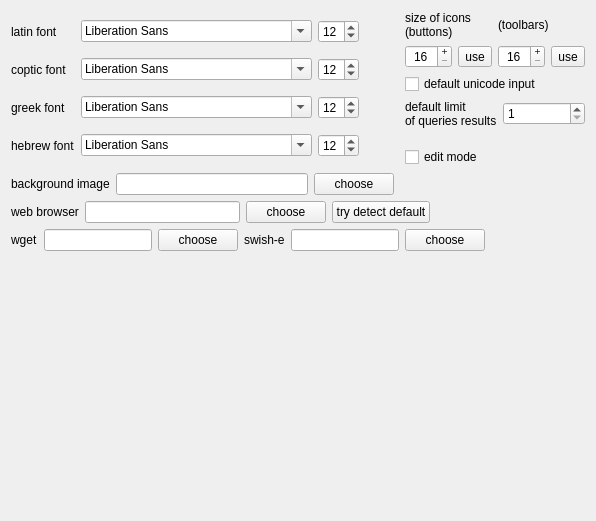
     <widget class="QWidget" name="tab_3">
      <property name="enabled">
       <bool>true</bool>
      </property>
      <attribute name="title">
       <string>general</string>
      </attribute>
      <layout class="QVBoxLayout" name="verticalLayout_2">
       <item>
        <layout class="QHBoxLayout" name="horizontalLayout_18">
         <item>
          <layout class="QGridLayout" name="gridLayout">
           <item row="0" column="0">
            <widget class="QLabel" name="label_10">
             <property name="text">
              <string>latin font</string>
             </property>
            </widget>
           </item>
           <item row="0" column="1">
            <widget class="QFontComboBox" name="cmbLatinFont"/>
           </item>
           <item row="0" column="2">
            <widget class="QSpinBox" name="spnLatinFontSize">
             <property name="minimum">
              <number>1</number>
             </property>
             <property name="value">
              <number>12</number>
             </property>
            </widget>
           </item>
           <item row="1" column="0">
            <widget class="QLabel" name="label">
             <property name="text">
              <string>coptic font</string>
             </property>
            </widget>
           </item>
           <item row="1" column="1">
            <widget class="QFontComboBox" name="cmbCoptFont"/>
           </item>
           <item row="1" column="2">
            <widget class="QSpinBox" name="spnCoptFontSize">
             <property name="minimum">
              <number>1</number>
             </property>
             <property name="value">
              <number>12</number>
             </property>
            </widget>
           </item>
           <item row="2" column="0">
            <widget class="QLabel" name="label_8">
             <property name="text">
              <string>greek font</string>
             </property>
            </widget>
           </item>
           <item row="2" column="1">
            <widget class="QFontComboBox" name="cmbGrkFont"/>
           </item>
           <item row="2" column="2">
            <widget class="QSpinBox" name="spnGrkFontSize">
             <property name="minimum">
              <number>1</number>
             </property>
             <property name="value">
              <number>12</number>
             </property>
            </widget>
           </item>
           <item row="3" column="0">
            <widget class="QLabel" name="label_9">
             <property name="text">
              <string>hebrew font</string>
             </property>
            </widget>
           </item>
           <item row="3" column="1">
            <widget class="QFontComboBox" name="cmbHebrewFont"/>
           </item>
           <item row="3" column="2">
            <widget class="QSpinBox" name="spnHebrewFontSize">
             <property name="minimum">
              <number>1</number>
             </property>
             <property name="value">
              <number>12</number>
             </property>
            </widget>
           </item>
          </layout>
         </item>
         <item>
          <spacer name="horizontalSpacer_3">
           <property name="orientation">
            <enum>Qt::Horizontal</enum>
           </property>
           <property name="sizeHint" stdset="0">
            <size>
             <width>40</width>
             <height>20</height>
            </size>
           </property>
          </spacer>
         </item>
         <item>
          <layout class="QVBoxLayout" name="verticalLayout">
           <item>
            <layout class="QGridLayout" name="gridLayout_3">
             <item row="0" column="0">
              <widget class="QLabel" name="label_28">
               <property name="text">
                <string>size of icons
(buttons)</string>
               </property>
              </widget>
             </item>
             <item row="0" column="1">
              <widget class="QLabel" name="label_29">
               <property name="text">
                <string>(toolbars)</string>
               </property>
              </widget>
             </item>
             <item row="1" column="0">
              <layout class="QHBoxLayout" name="horizontalLayout_4">
               <item>
                <widget class="QSpinBox" name="spnIcSize">
                 <property name="alignment">
                  <set>Qt::AlignCenter</set>
                 </property>
                 <property name="buttonSymbols">
                  <enum>QAbstractSpinBox::PlusMinus</enum>
                 </property>
                 <property name="minimum">
                  <number>16</number>
                 </property>
                 <property name="maximum">
                  <number>512</number>
                 </property>
                 <property name="value">
                  <number>16</number>
                 </property>
                </widget>
               </item>
               <item>
                <widget class="QToolButton" name="btUseIcSize">
                 <property name="text">
                  <string>use</string>
                 </property>
                </widget>
               </item>
              </layout>
             </item>
             <item row="1" column="1">
              <layout class="QHBoxLayout" name="horizontalLayout_17">
               <item>
                <widget class="QSpinBox" name="spnIcSizeT">
                 <property name="alignment">
                  <set>Qt::AlignCenter</set>
                 </property>
                 <property name="buttonSymbols">
                  <enum>QAbstractSpinBox::PlusMinus</enum>
                 </property>
                 <property name="minimum">
                  <number>16</number>
                 </property>
                 <property name="maximum">
                  <number>512</number>
                 </property>
                 <property name="value">
                  <number>16</number>
                 </property>
                </widget>
               </item>
               <item>
                <widget class="QToolButton" name="btUseIcSizeT">
                 <property name="text">
                  <string>use</string>
                 </property>
                </widget>
               </item>
              </layout>
             </item>
            </layout>
           </item>
           <item>
            <widget class="QCheckBox" name="cbDefaultInput">
             <property name="text">
              <string>default unicode input</string>
             </property>
            </widget>
           </item>
           <item>
            <layout class="QHBoxLayout" name="horizontalLayout_6">
             <item>
              <widget class="QLabel" name="label_12">
               <property name="text">
                <string>default limit
of queries results</string>
               </property>
              </widget>
             </item>
             <item>
              <widget class="QSpinBox" name="spnQueryLimit">
               <property name="minimum">
                <number>1</number>
               </property>
               <property name="maximum">
                <number>99999</number>
               </property>
              </widget>
             </item>
            </layout>
           </item>
           <item>
            <spacer name="verticalSpacer_6">
             <property name="orientation">
              <enum>Qt::Vertical</enum>
             </property>
             <property name="sizeHint" stdset="0">
              <size>
               <width>17</width>
               <height>13</height>
              </size>
             </property>
            </spacer>
           </item>
           <item>
            <widget class="QCheckBox" name="cbCopticEditable">
             <property name="toolTip">
              <string>some special menu items and functions will be enabled in whole application, some of them requires restart of Marcion</string>
             </property>
             <property name="text">
              <string>edit mode</string>
             </property>
            </widget>
           </item>
          </layout>
         </item>
        </layout>
       </item>
       <item>
        <layout class="QHBoxLayout" name="horizontalLayout_7">
         <item>
          <widget class="QLabel" name="label_17">
           <property name="text">
            <string>background image</string>
           </property>
          </widget>
         </item>
         <item>
          <widget class="QLineEdit" name="txtBkg"/>
         </item>
         <item>
          <widget class="QPushButton" name="btBkg">
           <property name="text">
            <string>choose</string>
           </property>
          </widget>
         </item>
         <item>
          <spacer name="horizontalSpacer_6">
           <property name="orientation">
            <enum>Qt::Horizontal</enum>
           </property>
           <property name="sizeHint" stdset="0">
            <size>
             <width>40</width>
             <height>20</height>
            </size>
           </property>
          </spacer>
         </item>
        </layout>
       </item>
       <item>
        <layout class="QHBoxLayout" name="horizontalLayout_16">
         <item>
          <widget class="QLabel" name="label_27">
           <property name="text">
            <string>web browser</string>
           </property>
          </widget>
         </item>
         <item>
          <widget class="QLineEdit" name="txtDefaultBrowser"/>
         </item>
         <item>
          <widget class="QPushButton" name="btBrowser">
           <property name="text">
            <string>choose</string>
           </property>
          </widget>
         </item>
         <item>
          <widget class="QPushButton" name="btDefBr">
           <property name="text">
            <string>try detect default</string>
           </property>
          </widget>
         </item>
         <item>
          <spacer name="horizontalSpacer_14">
           <property name="orientation">
            <enum>Qt::Horizontal</enum>
           </property>
           <property name="sizeHint" stdset="0">
            <size>
             <width>40</width>
             <height>20</height>
            </size>
           </property>
          </spacer>
         </item>
        </layout>
       </item>
       <item>
        <layout class="QHBoxLayout" name="horizontalLayout_8">
         <item>
          <widget class="QLabel" name="label_18">
           <property name="text">
            <string>wget</string>
           </property>
          </widget>
         </item>
         <item>
          <widget class="QLineEdit" name="txtWget">
           <property name="sizePolicy">
            <sizepolicy hsizetype="Preferred" vsizetype="Fixed">
             <horstretch>0</horstretch>
             <verstretch>0</verstretch>
            </sizepolicy>
           </property>
          </widget>
         </item>
         <item>
          <widget class="QPushButton" name="btChooseWget">
           <property name="text">
            <string>choose</string>
           </property>
          </widget>
         </item>
         <item>
          <widget class="QLabel" name="label_26">
           <property name="text">
            <string>swish-e</string>
           </property>
          </widget>
         </item>
         <item>
          <widget class="QLineEdit" name="txtSwish"/>
         </item>
         <item>
          <widget class="QPushButton" name="btChooseSwish">
           <property name="text">
            <string>choose</string>
           </property>
          </widget>
         </item>
         <item>
          <spacer name="horizontalSpacer_7">
           <property name="orientation">
            <enum>Qt::Horizontal</enum>
           </property>
           <property name="sizeType">
            <enum>QSizePolicy::Expanding</enum>
           </property>
           <property name="sizeHint" stdset="0">
            <size>
             <width>40</width>
             <height>20</height>
            </size>
           </property>
          </spacer>
         </item>
        </layout>
       </item>
       <item>
        <spacer name="verticalSpacer_2">
         <property name="orientation">
          <enum>Qt::Vertical</enum>
         </property>
         <property name="sizeHint" stdset="0">
          <size>
           <width>20</width>
           <height>259</height>
          </size>
         </property>
        </spacer>
       </item>
      </layout>
     </widget>
